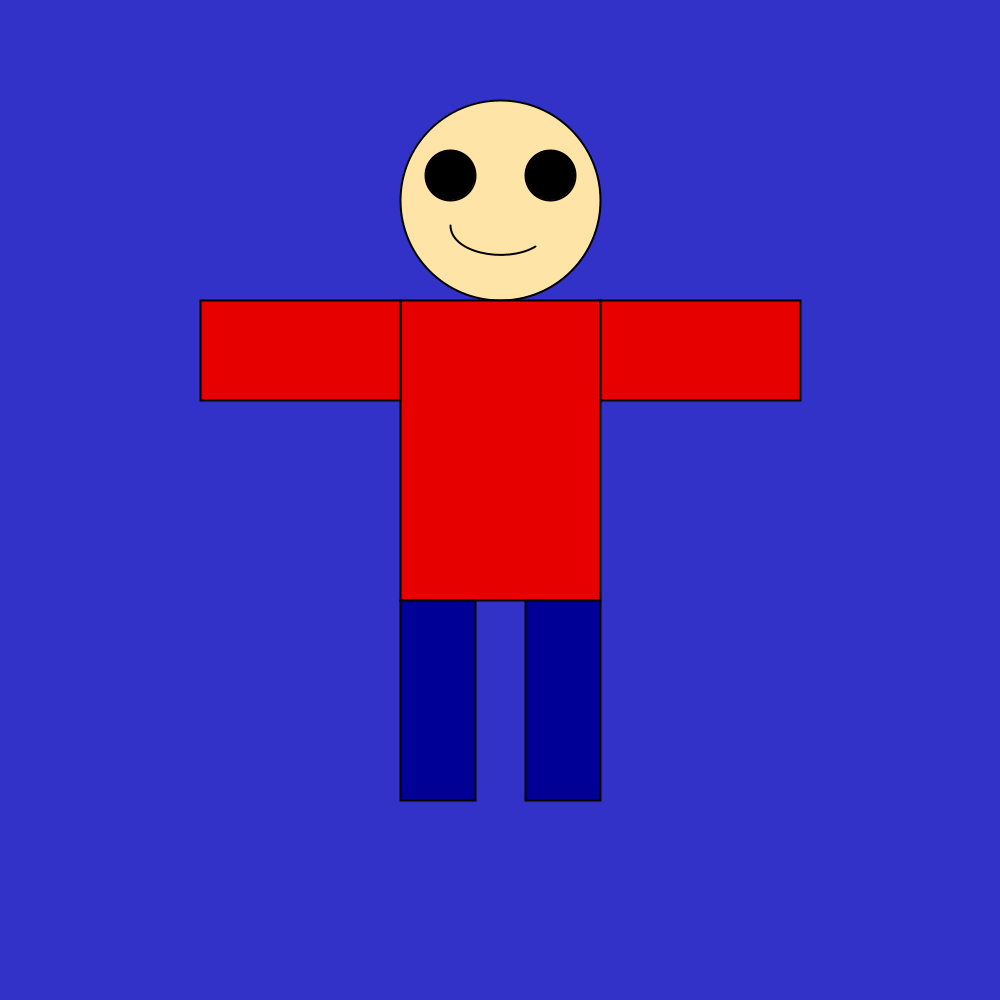
Frame 1 (no input)
Frame 60 (the mouse pressed at the canvas centre just before this capture): identical to frame 1, image omitted
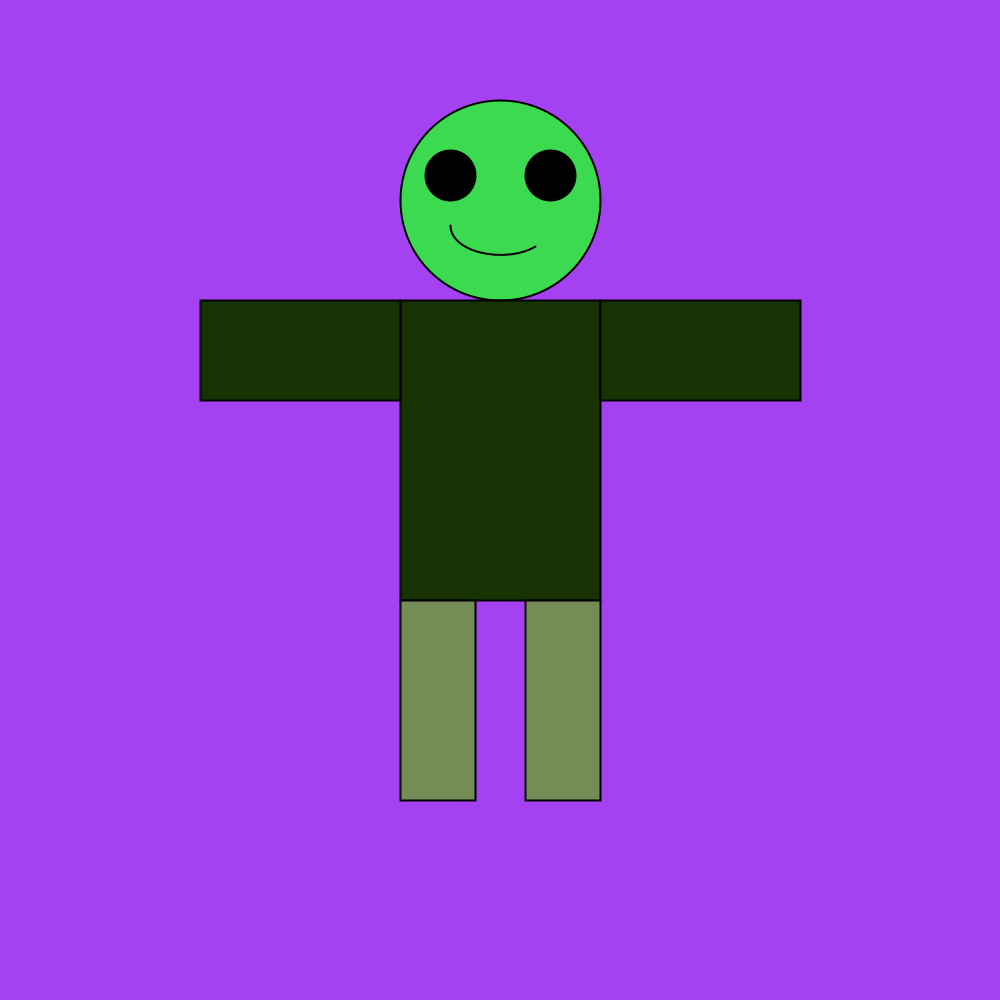
Frame 120 (the mouse held since frame 60 and released just before this capture)

The Processing sketch that drew these frames (run headless with seeded random() and noise(); from frame 60 on, the mouse is pressed at the canvas centre):

// Processing sketch: Assignment_2
// ── Assignment_2.pde
// milena correa

// code 1 - fall 2019

// assignment 2 - variables

//variables
float headY = 200;
float headX = 500;

float bodyX = 400;
float bodyY = 300;

float lArmX = 200; 
float lArmY = 300;
float rArmX = 600;
float rArmY = 300;

float lLegX = 400;
float lLegY = 600;
float rLegX = 525;
float rLegY = 600;

float eyeSizeX = 50;
float eyeSizeY = 50;
float eyeY = 175;

float smileY = 225;

//storing common colors
int bgColor = color(50,50,200,100);
int skinColor = color(255, 228, 168);
int pantColor = color(0, 0, 150);
int shirtColor = color(230, 0, 0);

void setup() 
{
  size(1000,1000);
}

void draw()
{
  background(bgColor);
  //draw head
  strokeWeight(2);
  fill (skinColor);
  ellipse(headX, headY, 200, 200);
  
  //draw eyes and mouth
  fill(0, 0, 0);
  ellipse(450, eyeY, eyeSizeX, eyeSizeY);
  ellipse(550, eyeY, eyeSizeX, eyeSizeY);
  noFill();
  arc(500, smileY , 100, 60, QUARTER_PI, PI);
  
  //draw body
  fill(shirtColor);
  rect(bodyX, bodyY, 200, 300);
  
  //draw arms
  rect(lArmX, lArmY, 200, 100);
  rect(rArmX, rArmY, 200, 100);
  
  //draw legs
  fill(pantColor);
  rect(lLegX, lLegY, 75, 200);
  rect(rLegX, rLegY, 75, 200);
  
}

//move the body parts if keys are pressed
void keyPressed()
{
  if (keyCode == UP)
  {
    headY = 100;
    smileY = 125;
    eyeY = 75;
  }
  
  else if (keyCode == DOWN)
  {
    lLegY = 700;
    rLegY = 700;
  }
  
  else if (keyCode == RIGHT)
  {
    rArmX = 700;
  }
  
  else if (keyCode == LEFT)
  {
    lArmX = 100;
  }
}
 
//for the body parts to snap back... not sure if there is a quicker way to do this
void keyReleased()
{
  if (keyCode == UP)
  {
    headY = 200;
    smileY = 225;
    eyeY = 175;
  }
  
  else if (keyCode == DOWN)
  {
    lLegY = 600;
    rLegY = 600;
  }
  
  else if (keyCode == RIGHT)
  {
    rArmX = 600;
  }
  
  else if (keyCode == LEFT)
  {
    lArmX = 200;
  }
}

//change all the colors!
void mousePressed()
{
  bgColor = color(random(0,255), random(0,255), random(0,255));
  skinColor = color(random(0,255), random(0,255), random(0,255));
  pantColor = color(random(0,255), random(0,255), random(0,255));
  shirtColor = color(random(0,255), random(0,255), random(0,255));
}
